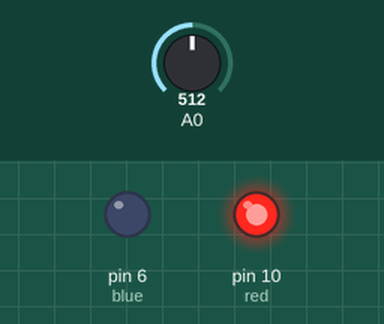
The sketch below on a simulated Arduino Uno, built with avr-gcc and run on an emulated ATmega328P. Shown: output pins drawn as LEDs (lit = HIGH). Dashed ring = blinking. The test bench sets the inputs (shaded band); at power-on: A0 = 512.

Above: at 1.8 s.
1.9 s: A0 set to 484
At 3.0 s:
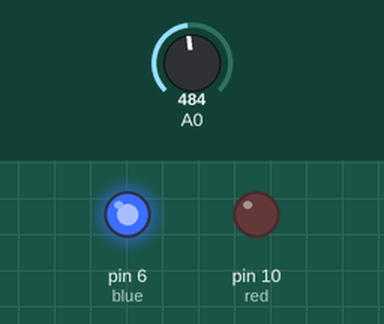
3.5 s: A0 set to 510
At 3.9 s:
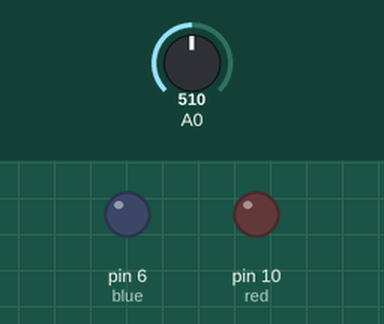
7.5 s: A0 set to 490
At 8.4 s:
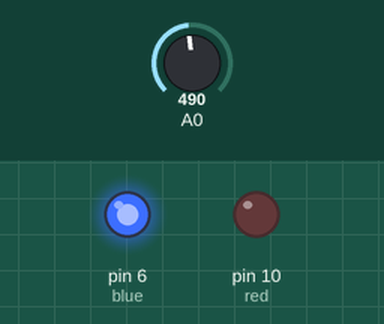
9.0 s: A0 set to 511
At 9.9 s:
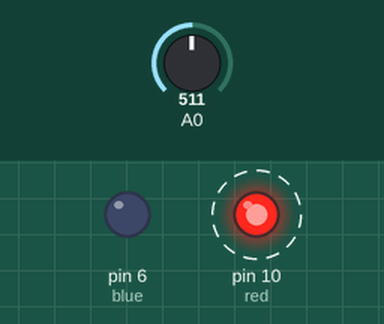
Timing chart, 0 to 14.0 s (numbered marks = the images above; inputs shaded):
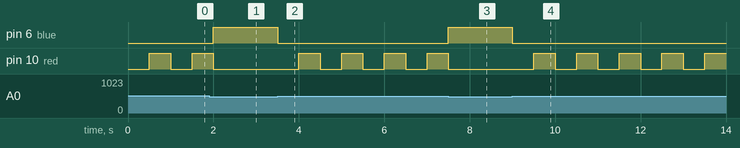

Measured:
- the behaviour switches between 501 and 500 on A0 (found by bisection; images 0 and 1)
- after the input at 1.9 s, pin 6 (blue): LOW → HIGH after 0.10 s; pin 10 (red): goes on until 2.0 s, then stays LOW
- after the input at 3.5 s, pin 6 (blue): HIGH → LOW at once; pin 10 (red): alternates HIGH for 0.50 s and LOW for 0.50 s, starting after 0.50 s
- after the input at 7.5 s, pin 6 (blue): LOW → HIGH at once; pin 10 (red): goes on until 7.5 s, then stays LOW
- after the input at 9.0 s, pin 6 (blue): HIGH → LOW at once; pin 10 (red): alternates HIGH for 0.50 s and LOW for 0.50 s, starting after 0.50 s

The sketch:

SourceCode.ino.ino
```cpp
/*
Written By Rajeswar Sharma
UID : 19BCS6051
*/
//res is used to read the value from analog values from A0(0-1023)
//red represents the RED LED to glow the PENDANT RED
//blue represents the BLUE LED to glow the PENDANT blue
int res;
int red=10,blue=6;
void setup()
{
  pinMode(red, OUTPUT);
  pinMode(blue,OUTPUT);
}

void loop(){

res=analogRead(A0);
Serial.println(res);
if(res>500)
	{
	digitalWrite(blue,LOW);
	delay(500);
	digitalWrite(red,HIGH);
	delay(500);
	digitalWrite(red,LOW);
    	}
else
 	{
  	digitalWrite(red,LOW);
	digitalWrite(blue,HIGH);
 	}
}
```
